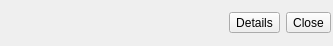
<?xml version="1.0" encoding="UTF-8"?>
<ui version="4.0">
 <class>Meerkat::PopupsBarWidget</class>
 <widget class="QWidget" name="Meerkat::PopupsBarWidget">
  <property name="geometry">
   <rect>
    <x>0</x>
    <y>0</y>
    <width>333</width>
    <height>46</height>
   </rect>
  </property>
  <layout class="QHBoxLayout" name="popupsLayout">
   <property name="leftMargin">
    <number>2</number>
   </property>
   <property name="topMargin">
    <number>2</number>
   </property>
   <property name="rightMargin">
    <number>2</number>
   </property>
   <property name="bottomMargin">
    <number>2</number>
   </property>
   <item>
    <widget class="QLabel" name="iconLabel">
     <property name="sizePolicy">
      <sizepolicy hsizetype="Fixed" vsizetype="Fixed">
       <horstretch>32</horstretch>
       <verstretch>32</verstretch>
      </sizepolicy>
     </property>
     <property name="minimumSize">
      <size>
       <width>32</width>
       <height>32</height>
      </size>
     </property>
    </widget>
   </item>
   <item>
    <widget class="QLabel" name="messageLabel"/>
   </item>
   <item>
    <spacer name="horizontalSpacer">
     <property name="orientation">
      <enum>Qt::Horizontal</enum>
     </property>
     <property name="sizeHint" stdset="0">
      <size>
       <width>0</width>
       <height>0</height>
      </size>
     </property>
    </spacer>
   </item>
   <item>
    <widget class="QToolButton" name="detailsButton">
     <property name="text">
      <string>Details</string>
     </property>
     <property name="arrowType">
      <enum>Qt::NoArrow</enum>
     </property>
    </widget>
   </item>
   <item>
    <widget class="QToolButton" name="closeButton">
     <property name="text">
      <string>Close</string>
     </property>
     <property name="autoRaise">
      <bool>false</bool>
     </property>
    </widget>
   </item>
  </layout>
 </widget>
 <resources/>
 <connections/>
</ui>
